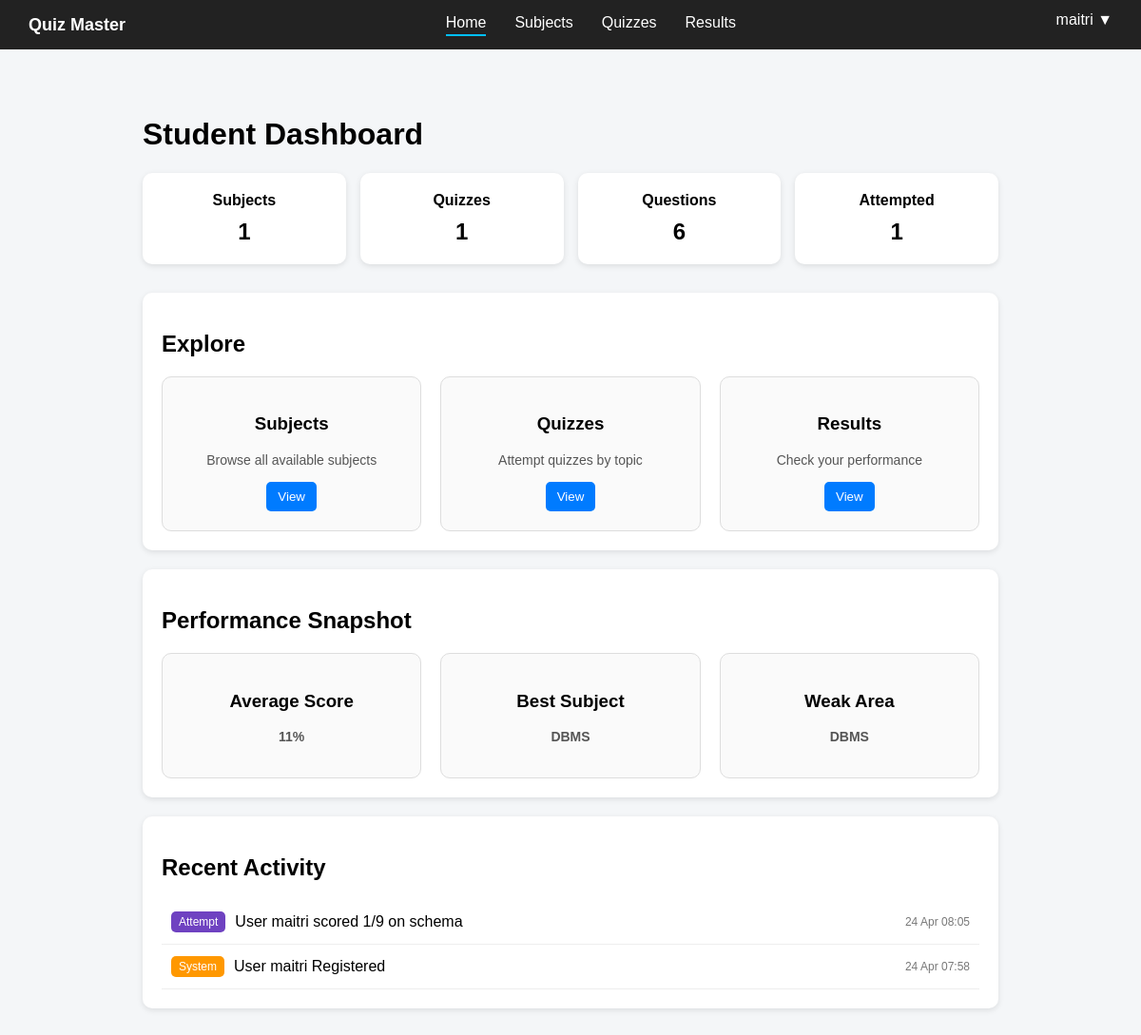
The app's page /dashboard (signed in) with its own data.
### controller/models.py (models this page shows)
class Subject(db.Model):
    __tablename__ = "subjects"
    id = db.Column(db.Integer, primary_key=True)
    name = db.Column(db.String(100), nullable=False)
    description = db.Column(db.Text)
    quizzes = db.relationship("Quiz", backref="subject", lazy=True)

class Activity(db.Model):
    __tablename__ = "activities"
    id = db.Column(db.Integer, primary_key=True)
    type = db.Column(db.String(50), nullable=False)
    message = db.Column(db.String(300), nullable=False)
    timestamp = db.Column(db.DateTime, default=datetime.utcnow)
    user_id = db.Column(db.Integer, db.ForeignKey("users.id"), nullable=True)

### app.py (the view)
@app.route("/home")
@app.route("/dashboard")
def home():
    user_id = session.get("user_id")
    if not user_id:
        flash("Please login first")
        return redirect(url_for("landing"))
    if session.get("role") == "admin":
        return redirect(url_for("admin_dashboard"))
    subjects_count = Subject.query.count()
    quizzes_count = Quiz.query.count()
    questions_count = Question.query.count()
    attempted_count = Attempt.query.filter_by(user_id=user_id).count()
    activities = (
    Activity.query
    .filter_by(user_id=user_id)
    .filter(Activity.type != "quiz")
    .filter(Activity.type != "subject")
    .filter(Activity.type != "admin")
    .order_by(Activity.timestamp.desc())
    .limit(5)
    .all()
    )
    attempts = Attempt.query.filter_by(user_id=user_id).all()
    total_scored = 0
    total_possible = 0
    subject_scores = {}   # {subject_name: [scored, total]}
    for attempt in attempts:
        if not attempt.quiz:
            continue
        subject_name = attempt.quiz.subject.name
        scored = attempt.score or 0
        total = attempt.total_marks or 0
        total_scored += scored
        total_possible += total
        if subject_name not in subject_scores:
            subject_scores[subject_name] = [0, 0]
        subject_scores[subject_name][0] += scored
        subject_scores[subject_name][1] += total
    avg_score = 0
    if total_possible > 0:
        avg_score = round((total_scored / total_possible) * 100)
    best_subject = "-"
    weak_subject = "-"
    best_pct = -1
    weak_pct = 101
    for subject, (scored, total) in subject_scores.items():
        if total == 0:
            continue
        pct = (scored / total) * 100
        if pct > best_pct:
            best_pct = pct
            best_subject = subject
        if pct < weak_pct:
            weak_pct = pct
            weak_subject = subject
    return render_template(
        "user_dashboard.html",
        subjects_count=subjects_count,
        quizzes_count=quizzes_count,
        questions_count=questions_count,
        attempted_count=attempted_count,
        activities=activities,
        avg_score=avg_score,
        best_subject=best_subject,
        weak_subject=weak_subject
    )

### templates/user_dashboard.html (shortened to what this page needs)
{% extends "base.html" %}
{% block content %}
<h1>Student Dashboard</h1>
<div class="stats">
    <div class="card">Subjects<br><span>{{ subjects_count }}</span></div>
    <div class="card">Quizzes<br><span>{{ quizzes_count }}</span></div>
    <div class="card">Questions<br><span>{{ questions_count }}</span></div>
    <div class="card">Attempted<br><span>{{ attempted_count }}</span></div>
</div>
<div class="section">
    <h2>Explore</h2>
    <div class="manage-grid">
        <div class="manage-card">
            <h3>Subjects</h3>
            <p>Browse all available subjects</p>
            <div class="actions">
                <button onclick="location.href='{{ url_for('student_subjects') }}'">
                    View
                </button>
            </div>
        </div>
        <div class="manage-card">
            <h3>Quizzes</h3>
            <p>Attempt quizzes by topic</p>
            <div class="actions">
                <button onclick='location.href="{{ url_for("student_all_quizzes") }}"'>
                    View
                </button>
            </div>
        </div>
        <div class="manage-card">
            <h3>Results</h3>
            <p>Check your performance</p>
            <div class="actions">
                <button onclick="location.href='{{ url_for('student_results') }}'">
                    View
            </div>
        </div>
    </div>
</div>
<div class="section">
    <h2>Performance Snapshot</h2>
    <div class="manage-grid">
        <div class="manage-card">
            <h3>Average Score</h3>
            <p class="score-display">{{ avg_score }}%</p>
        </div>
        <div class="manage-card">
            <h3>Best Subject</h3>
            <p class="score-display">{{ best_subject }}</p>
        </div>
        <div class="manage-card">
            <h3>Weak Area</h3>
            <p class="score-display">{{ weak_subject }}</p>
        </div>
    </div>
</div>
<div class="section">
    <h2>Recent Activity</h2>
    {% if activities %}
    {% for a in activities %}
    <div class="activity-item">
        <span class="tag {{ a.type }}">
            {{ a.type|capitalize }}
        </span>
        <span class="text">
            {{ a.message }}
        </span>
        <span class="time">
            {{ a.timestamp.strftime('%d %b %H:%M') }}
        </span>
    </div>
    {% endfor %}
    {% else %}
    <p>No recent activity</p>
    {% endif %}
</div>
{% endblock %}

### static/css/base.css (style rules this page uses)
body { font-family: Arial, sans-serif; background: #f4f6f8; margin: 0; }
.stats { display: grid; grid-template-columns: repeat(4, 1fr); gap: 15px; margin-bottom: 30px; }
.card { background: white; padding: 20px; text-align: center; border-radius: 10px; box-shadow: 0 2px 6px rgba(0, 0, 0, 0.1); font-weight: bold; }
.card span { display: block; font-size: 24px; margin-top: 10px; }
.section { background: white; padding: 20px; margin-bottom: 20px; border-radius: 10px; box-shadow: 0 2px 6px rgba(0, 0, 0, 0.1); }
.manage-grid { display: grid; grid-template-columns: repeat(3, 1fr); gap: 20px; }
.manage-card { background: #fafafa; padding: 20px; border-radius: 10px; text-align: center; border: 1px solid #ddd; }
.manage-card p { font-size: 14px; color: #555; margin-bottom: 15px; }
.activity-item { display: flex; align-items: center; justify-content: space-between; padding: 12px 10px; border-bottom: 1px solid #eee; }
.tag { padding: 4px 8px; border-radius: 5px; font-size: 12px; color: white; }
.system { background: #ff9800; }
.attempt { background: #6f42c1; }
.text { flex: 1; margin-left: 10px; }
.time { font-size: 12px; color: #777; }
.actions button { padding: 8px 12px; border: none; border-radius: 5px; background: #007bff; color: white; cursor: pointer; }
body { padding-bottom: 80px; }
.score-display { font-size: 26px; font-weight: bold; color: #007bff; }

### records on screen
Subject: name "DBMS"
Activity: type "Attempt", message "User maitri scored 1/9 on schema", timestamp "24 Apr 08:05"
Activity: type "System", message "User maitri Registered", timestamp "24 Apr 07:58"

### other values on screen
{{ session.get('username', 'User') }} "maitri"
{{ subjects_count }} "1"
{{ quizzes_count }} "1"
{{ questions_count }} "6"
{{ attempted_count }} "1"
{{ avg_score }} "11"
